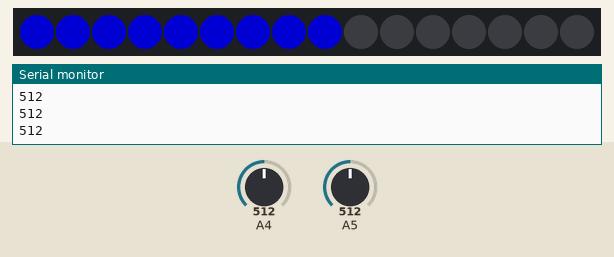
Simulated run of this sketch. Board: Arduino Uno, built with avr-gcc and run on an emulated ATmega328P. Shown: 16 RGB LEDs in strip order, left to right, the last lines printed to the serial monitor. The test bench sets the inputs (shaded band); at power-on: A5 = 512, A4 = 512. Dim RGB values are drawn brighter than linear.

Above: at 1.2 s.
1.3 s: A5 set to 67
At 2.0 s:
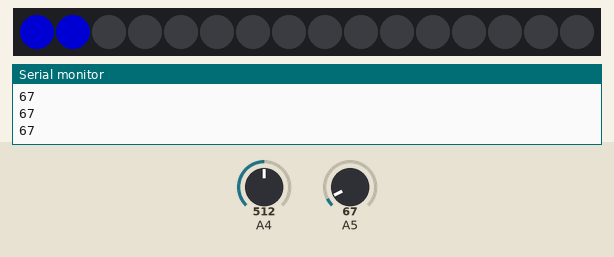
2.8 s: A5 set to 59
At 3.3 s:
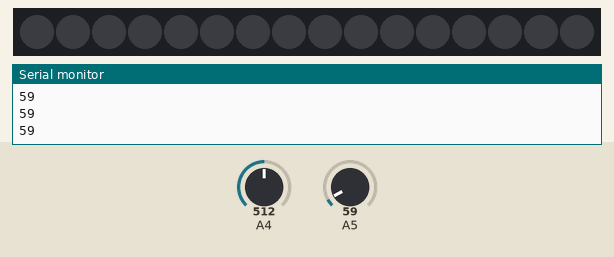
4.3 s: A5 set to 306
At 5.5 s:
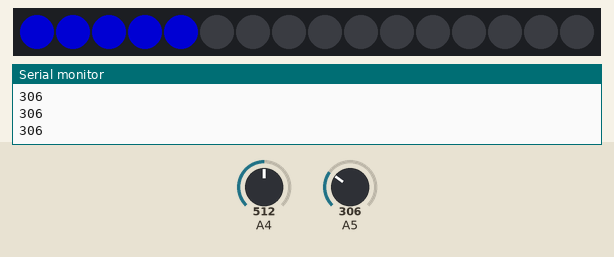
5.8 s: A4 set to 716
7.3 s: A4 set to 900
8.8 s: A4 set to 0
At 9.1 s:
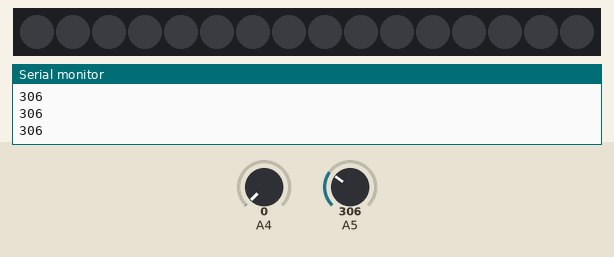
Timing chart, 0 to 11.3 s (numbered marks = the images above; inputs shaded):
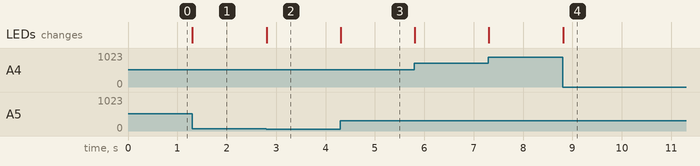

The sketch:

arduino_ledstrip_brightness_color.ino
```cpp
// Arduino with WS2812B LED Ring Light
// Control LED brightness and number of LED to turn on with potentiomeyter
// October 2023

#include <FastLED.h>
#define LEDPIN 3
#define NUMOFLEDS 16

CRGB leds[NUMOFLEDS];

void setup() {
  Serial.begin(9600);
  FastLED.addLeds<WS2812, LEDPIN, GRB>(leds, NUMOFLEDS);
}

void loop() {

  int potB_value = analogRead(A4);
  int mapPotB_value = map(potB_value, 0, 1023, 0, 255);

  int potN_value = analogRead(A5);
  int mapPotN_value = map(potN_value, 0, 1023, 0, NUMOFLEDS);

  Serial.println(potN_value);
    FastLED.setBrightness(mapPotB_value);

    FastLED.clear();
    for (int led = 0; led < mapPotN_value; led++){
      leds[led] = CRGB::Blue;
    }
    for (int led = mapPotN_value; led > 0; led--){
      leds[led] = CRGB::Blue;
    }
  //}
  FastLED.show();
}
```

Measured:
- the behaviour switches between 64 and 63 on A5 (found by bisection; images 1 and 2)
- after the input at 1.3 s, the LEDs: change at once (image 1)
- after the input at 2.8 s, the LEDs: change at once (image 2)
- after the input at 4.3 s, the LEDs: change at once (image 3)
- after the input at 8.8 s, the LEDs: change at once (image 4)
